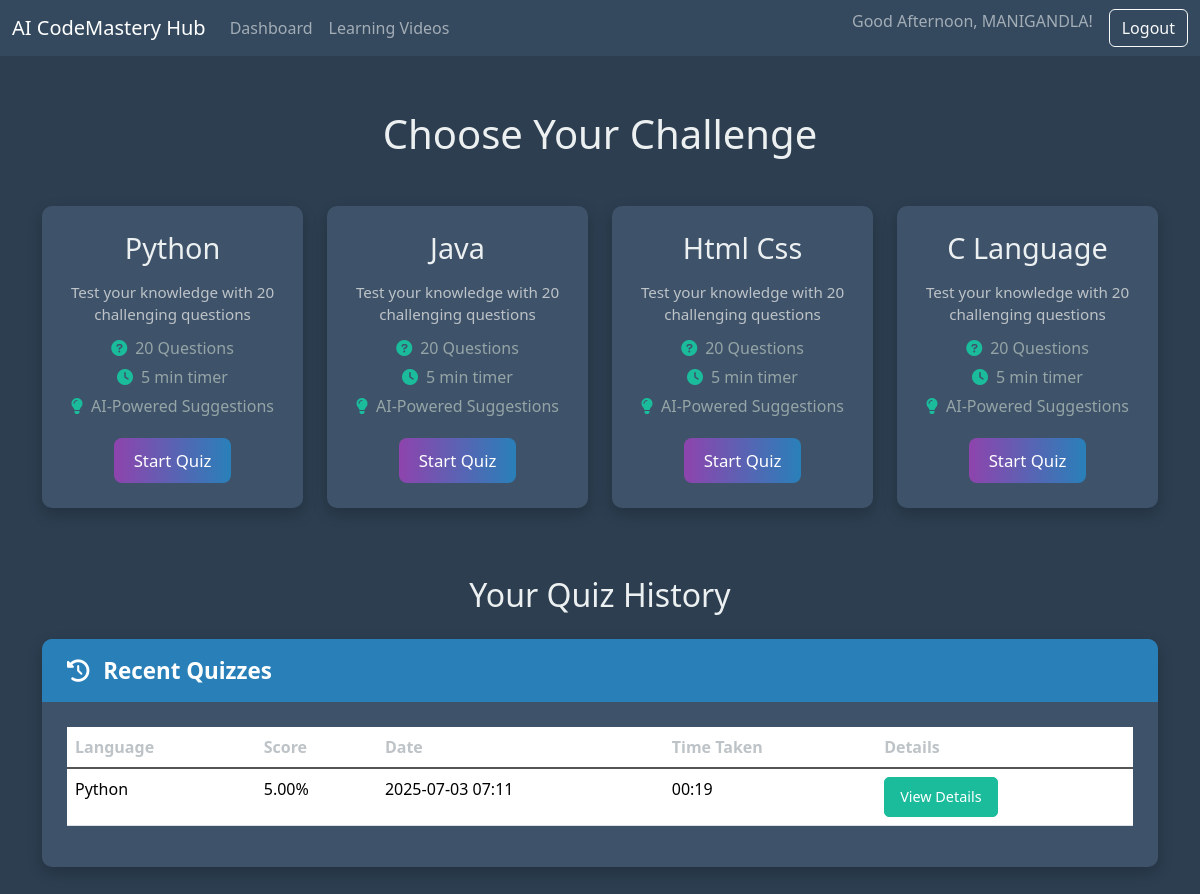
Page /dashboard (signed in) on the committed database.
### app.py (models this page shows, shortened)
class User(UserMixin, db.Model):
    id = db.Column(db.Integer, primary_key=True)
    username = db.Column(db.String(80), unique=True, nullable=False)
    password_hash = db.Column(db.String(120), nullable=False)
    quiz_attempts = db.relationship('QuizAttempt', backref='user', lazy=True) # One-to-many relationship

class QuizAttempt(db.Model):
    id = db.Column(db.Integer, primary_key=True)
    user_id = db.Column(db.Integer, db.ForeignKey('user.id'), nullable=False)
    quiz_language = db.Column(db.String(50), nullable=False)
    score = db.Column(db.Float, nullable=False)
    total_questions = db.Column(db.Integer, nullable=False)
    correct_answers = db.Column(db.Integer, nullable=False)
    time_taken_seconds = db.Column(db.Integer)
    date_attempted = db.Column(db.DateTime, nullable=False, default=datetime.utcnow)
    wrong_answers_details = db.Column(db.Text) # JSON string of list of dicts

### app.py (the view)
@app.route('/dashboard')
@login_required
def dashboard():
    user_attempts = QuizAttempt.query.filter_by(user_id=current_user.id).order_by(QuizAttempt.date_attempted.desc()).all()
    language_stats = {}
    for lang in quiz_questions.keys():
        attempts_for_lang = [a for a in user_attempts if a.quiz_language == lang]
        if attempts_for_lang:
            highest_score = max(attempts_for_lang, key=lambda x: x.score).score
            num_attempts = len(attempts_for_lang)
            language_stats[lang] = {'highest_score': highest_score, 'num_attempts': num_attempts}
        else:
            language_stats[lang] = {'highest_score': 'N/A', 'num_attempts': 0}
    attempted_quiz_languages = {attempt.quiz_language for attempt in user_attempts}
    available_quizzes = {lang for lang in quiz_questions.keys() if lang not in attempted_quiz_languages}
    return render_template('dashboard.html', quiz_questions=quiz_questions, quiz_languages=quiz_questions.keys(), language_stats=language_stats, user_attempts=user_attempts, available_quizzes=available_quizzes)

### app.py (called while the page is built)
@login_manager.user_loader
def load_user(user_id):
    return db.session.get(User, int(user_id))

@app.before_request
def create_tables():
    db.create_all()

### templates/dashboard.html (shortened to what this page needs)
<!DOCTYPE html>
<html lang="en">
<head>
    <link href="https://cdn.jsdelivr.net/npm/bootstrap@5.3.3/dist/css/bootstrap.min.css" rel="stylesheet">
    <link rel="stylesheet" href="https://cdnjs.cloudflare.com/ajax/libs/font-awesome/6.0.0-beta3/css/all.min.css">
</head>
<body>
    <nav class="navbar navbar-expand-lg navbar-dark bg-dark">
        <div class="container-fluid">
            <a class="navbar-brand" href="{{ url_for('dashboard') }}">AI CodeMastery Hub</a>
            <div class="collapse navbar-collapse" id="navbarNav">
                <ul class="navbar-nav me-auto mb-2 mb-lg-0">
                    <li class="nav-item">
                        <a class="nav-link" href="{{ url_for('dashboard') }}">Dashboard</a>
                    </li>
                    <li class="nav-item">
                        <a class="nav-link" href="{{ url_for('videos') }}">Learning Videos</a>
                    </li>
                </ul>
                <ul class="navbar-nav ms-auto">
                    <li class="nav-item">
                        <span class="navbar-text me-3">
                            Good Afternoon, {{ current_user.username }}!
                        </span>
                    </li>
                    <li class="nav-item">
                        <a class="btn btn-outline-light" href="{{ url_for('logout') }}">Logout</a>
                    </li>
                </ul>
            </div>
        </div>
    </nav>
    <div class="container mt-4">
        <h1 class="text-center mb-5">Choose Your Challenge</h1>
        <div class="row">
            {% for lang_key, questions in quiz_questions.items() %}
            <div class="col-md-6 col-lg-3">
                <div class="programming-challenge">
                    <h3 class="text-capitalize">{{ lang_key.replace('_', ' ') }}</h3>
                    <p>Test your knowledge with 20 challenging questions</p>
                    <span class="icon-text"><i class="fas fa-question-circle"></i>20 Questions</span>
                    <span class="icon-text"><i class="fas fa-clock"></i>5 min timer</span>
                    <span class="icon-text"><i class="fas fa-lightbulb"></i>AI-Powered Suggestions</span>
                    <a href="{{ url_for('quiz', quiz_language=lang_key) }}" class="btn btn-start-quiz">Start Quiz</a>
                </div>
            </div>
            {% endfor %}
        </div>
        <h2 class="text-center mt-5 mb-4">Your Quiz History</h2>
        <div class="history-card">
            <div class="history-card-header">
                <i class="fas fa-history me-2"></i> Recent Quizzes
            </div>
            <div class="card-body">
                {% if user_attempts %}
                    <div class="table-responsive">
                        <table class="table table-hover">
                            <thead>
                                <tr>
                                    <th>Language</th>
                                    <th>Score</th>
                                    <th>Date</th>
                                    <th>Time Taken</th>
                                    <th>Details</th>
                                </tr>
                            </thead>
                            <tbody>
                                {% for attempt in user_attempts %}
                                    <tr>
                                        <td>{{ attempt.quiz_language|capitalize }}</td>
                                        <td>{{ "%.2f"|format(attempt.score) }}%</td>
                                        <td>{{ attempt.date_attempted.strftime('%Y-%m-%d %H:%M') }}</td>
                                        <td>
                                            {% if attempt.time_taken_seconds %}
                                                {{ "%02d:%02d"|format(attempt.time_taken_seconds // 60, attempt.time_taken_seconds % 60) }}
                                            {% else %}
                                                N/A
                                            {% endif %}
                                        </td>
                                        <td>
                                            <a href="{{ url_for('result', attempt_id=attempt.id) }}" class="btn btn-info-custom">View Details</a>
                                        </td>
                                    </tr>
                                {% endfor %}
                            </tbody>
                        </table>
                    </div>
                {% else %}
                    <div class="no-quiz-data">
                        <i class="fas fa-trophy"></i>
                        <h4>No quizzes taken yet.</h4>
                        <p>Start taking quizzes to see your progress here!</p>
                    </div>
                {% endif %}
            </div>
        </div>
    </div>
</body>
</html>

### templates/dashboard.html (style rules this page uses)
body { background-color: #2c3e50; color: #ecf0f1; font-family: 'Segoe UI', Tahoma, Geneva, Verdana, sans-serif; }
.navbar { background-color: #34495e !important; }
.container { padding-top: 30px; padding-bottom: 30px; }
h1, h2, h3, h4, h5, h6 { color: #ecf0f1; }
.quiz-card, .history-card { background-color: #3e526a; border-radius: 10px; box-shadow: 0 6px 15px rgba(0, 0, 0, 0.2); padding: 25px; margin-bottom: 30px; height: 100%; display: flex; flex-direction: column; }
.quiz-card-header, .history-card-header { background-color: #2980b9; color: white; padding: 15px 25px; margin: -25px -25px 25px -25px; border-top-left-radius: 10px; border-top-right-radius: 10px; font-size: 1.4em; font-weight: 600; }
.quiz-card .card-body, .history-card .card-body { flex-grow: 1; }
.btn-info-custom { background-color: #1abc9c; border-color: #1abc9c; color: white; padding: 8px 15px; border-radius: 5px; font-size: 0.9em; transition: background-color 0.2s ease; }
.table { color: #ecf0f1; }
.table thead th { border-bottom: 2px solid #555; color: #bdc3c7; }
.table tbody tr { border-top: 1px solid #444; }
.programming-challenge { background-color: #3e526a; border-radius: 10px; box-shadow: 0 6px 15px rgba(0, 0, 0, 0.2); padding: 25px; margin-bottom: 20px; text-align: center; transition: transform 0.2s ease, box-shadow 0.2s ease; }
.programming-challenge h3 { font-size: 1.8em; margin-bottom: 15px; color: #ecf0f1; }
.programming-challenge p { color: #bdc3c7; font-size: 0.95em; margin-bottom: 10px; }
.programming-challenge .icon-text { display: block; margin-bottom: 5px; color: #95a5a6; }
.programming-challenge .icon-text i { margin-right: 8px; color: #1abc9c; }
.programming-challenge .btn-start-quiz { background-image: linear-gradient(to right, #8e44ad, #2980b9); border: none; color: white; padding: 10px 20px; border-radius: 8px; font-size: 1.05em; margin-top: 15px; transition: background-image 0.3s ease, transform 0.2s ease; }

### rows in the picture
User: username "MANIGANDLA"
QuizAttempt: quiz_language "Python", score "5.00", date_attempted "2025-07-03 07:11", time_taken_seconds "00:19"

### other values in the picture
{{ lang_key.replace('_', ' ') }} "Python" "Java" "Html Css" "C Language"
